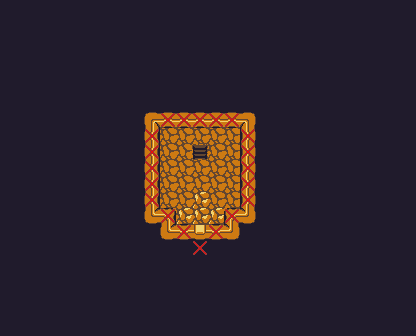

A 2D game scene composited from a Tiled map and its tileset images. What follows is a short description and the map's XML, with each tile layer's data collapsed to a summary:
An orthogonal 26x21 tile map with 16x16 px tiles, 2 tile layers (Tile Layer 1, Collision_Layer), 2 tilesets and 3 objects (2x LevelTrigger, Player).

<map version="1.0" orientation="orthogonal" renderorder="right-down" width="26" height="21" tilewidth="16" tileheight="16" nextobjectid="35">
 <tileset firstgid="1" name="DEBUG_COLLISION" tilewidth="16" tileheight="16">
  <image source="res/DEBUG_COLLISION.png" width="32" height="16" />
  <tile id="1">
   <properties>
    <property name="collidable" value="" />
   </properties>
  </tile>
 </tileset>
 <tileset firstgid="3" name="overworld" tilewidth="16" tileheight="16">
  <image source="res/tileSet.png" width="128" height="144" />
 </tileset>
 <layer name="Tile Layer 1" width="26" height="21">
  <data>[546 cells, 546 non-empty, 15 distinct tile ids]</data>
 </layer>
 <layer name="Collision_Layer" width="26" height="21">
  <properties>
   <property name="collidable" value="1" />
  </properties>
  <data>[546 cells, 20 non-empty, 1 distinct tile ids]</data>
 </layer>
 <objectgroup name="Object Layer 1">
  <object id="31" type="LevelTrigger" x="196" y="228" width="8" height="8">
   <properties>
    <property name="levelID" value="start" />
    <property name="newX" value="272" />
    <property name="newY" value="188" />
   </properties>
  </object>
  <object id="32" name="playerStart" type="Player" x="192" y="208" width="16" height="20">
   <properties>
    <property name="textureID" value="player" />
   </properties>
  </object>
  <object id="33" type="LevelTrigger" x="196" y="148" width="8" height="8">
   <properties>
    <property name="levelID" value="tunnel2" />
    <property name="newX" value="112" />
    <property name="newY" value="428" />
   </properties>
  </object>
 </objectgroup>
</map>